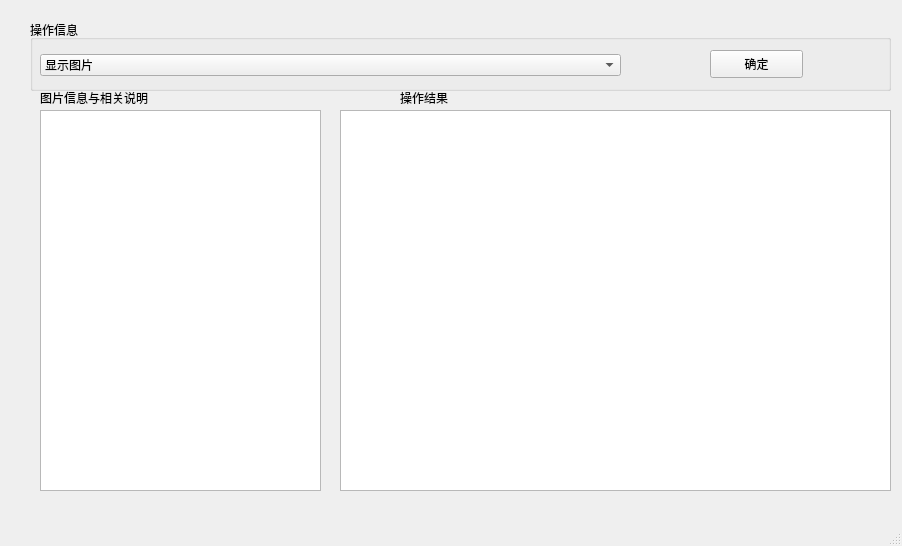
<?xml version="1.0" encoding="UTF-8"?>
<ui version="4.0">
 <class>mainWindow</class>
 <widget class="QMainWindow" name="mainWindow">
  <property name="geometry">
   <rect>
    <x>0</x>
    <y>0</y>
    <width>902</width>
    <height>546</height>
   </rect>
  </property>
  <property name="windowTitle">
   <string>201900600099 滕翡</string>
  </property>
  <widget class="QWidget" name="centralwidget">
   <widget class="QGroupBox" name="groupBox">
    <property name="geometry">
     <rect>
      <x>30</x>
      <y>20</y>
      <width>861</width>
      <height>71</height>
     </rect>
    </property>
    <property name="title">
     <string>操作信息</string>
    </property>
    <widget class="QWidget" name="horizontalLayoutWidget">
     <property name="geometry">
      <rect>
       <x>10</x>
       <y>30</y>
       <width>581</width>
       <height>31</height>
      </rect>
     </property>
     <layout class="QHBoxLayout" name="horizontalLayout">
      <item>
       <widget class="QComboBox" name="comboBox">
        <item>
         <property name="text">
          <string>显示图片</string>
         </property>
        </item>
        <item>
         <property name="text">
          <string>显示图片信息</string>
         </property>
        </item>
        <item>
         <property name="text">
          <string>灰度直方图</string>
         </property>
        </item>
        <item>
         <property name="text">
          <string>直方图均衡化</string>
         </property>
        </item>
        <item>
         <property name="text">
          <string>灰度化</string>
         </property>
        </item>
        <item>
         <property name="text">
          <string>平移</string>
         </property>
        </item>
        <item>
         <property name="text">
          <string>旋转</string>
         </property>
        </item>
        <item>
         <property name="text">
          <string>翻转</string>
         </property>
        </item>
        <item>
         <property name="text">
          <string>图像放大（最近邻）</string>
         </property>
        </item>
        <item>
         <property name="text">
          <string>图像放大（双线性插值）</string>
         </property>
        </item>
        <item>
         <property name="text">
          <string>图像错切</string>
         </property>
        </item>
        <item>
         <property name="text">
          <string>灰度图伪彩色</string>
         </property>
        </item>
        <item>
         <property name="text">
          <string>线性灰度变化</string>
         </property>
        </item>
        <item>
         <property name="text">
          <string>灰窗级变换</string>
         </property>
        </item>
        <item>
         <property name="text">
          <string>椒盐噪声</string>
         </property>
        </item>
        <item>
         <property name="text">
          <string>均值滤波</string>
         </property>
        </item>
        <item>
         <property name="text">
          <string>高通滤波</string>
         </property>
        </item>
        <item>
         <property name="text">
          <string>二值图像去噪</string>
         </property>
        </item>
        <item>
         <property name="text">
          <string>横向锐化</string>
         </property>
        </item>
        <item>
         <property name="text">
          <string>梯度锐化</string>
         </property>
        </item>
        <item>
         <property name="text">
          <string>边缘检测算子Sobel</string>
         </property>
        </item>
        <item>
         <property name="text">
          <string>边缘检测算子Robert</string>
         </property>
        </item>
        <item>
         <property name="text">
          <string>直方图门限</string>
         </property>
        </item>
        <item>
         <property name="text">
          <string>区域合并分裂</string>
         </property>
        </item>
       </widget>
      </item>
     </layout>
    </widget>
    <widget class="QPushButton" name="OkButton">
     <property name="geometry">
      <rect>
       <x>680</x>
       <y>30</y>
       <width>93</width>
       <height>28</height>
      </rect>
     </property>
     <property name="text">
      <string>确定</string>
     </property>
    </widget>
   </widget>
   <widget class="QGraphicsView" name="Image2">
    <property name="geometry">
     <rect>
      <x>340</x>
      <y>110</y>
      <width>551</width>
      <height>381</height>
     </rect>
    </property>
   </widget>
   <widget class="QLabel" name="Info">
    <property name="geometry">
     <rect>
      <x>40</x>
      <y>90</y>
      <width>191</width>
      <height>16</height>
     </rect>
    </property>
    <property name="text">
     <string>图片信息与相关说明</string>
    </property>
   </widget>
   <widget class="QLabel" name="label_3">
    <property name="geometry">
     <rect>
      <x>400</x>
      <y>90</y>
      <width>72</width>
      <height>15</height>
     </rect>
    </property>
    <property name="text">
     <string>操作结果</string>
    </property>
   </widget>
   <widget class="QPlainTextEdit" name="plainTextEdit">
    <property name="geometry">
     <rect>
      <x>40</x>
      <y>110</y>
      <width>281</width>
      <height>381</height>
     </rect>
    </property>
   </widget>
  </widget>
  <widget class="QMenuBar" name="menubar">
   <property name="geometry">
    <rect>
     <x>0</x>
     <y>0</y>
     <width>902</width>
     <height>26</height>
    </rect>
   </property>
  </widget>
  <widget class="QStatusBar" name="statusbar"/>
 </widget>
 <resources/>
 <connections/>
</ui>
